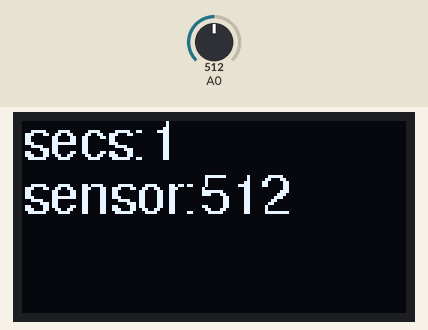
A sketch run on a simulated Arduino Uno, built with avr-gcc and run on an emulated ATmega328P. Parts: 128×64 one-colour display. The test bench sets the inputs (shaded band); at power-on: A0 = 512. What the sketch prints to the serial monitor is not drawn.

Above: at 1.2 s.
1.3 s: A0 set to 716
At 2.8 s:
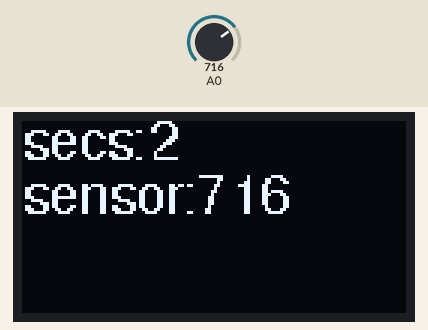
3.5 s: A0 set to 900
At 4.7 s:
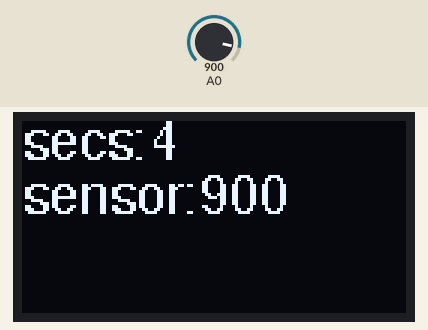
5.5 s: A0 set to 1023
At 6.8 s:
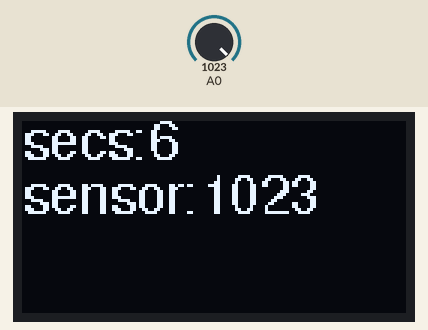
Timing chart, 0 to 8.5 s (numbered marks = the images above; inputs shaded):
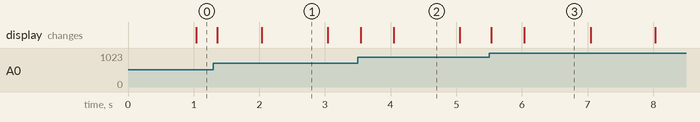

The sketch:

display_assignment.ino
```cpp
#include <Wire.h>
#include <Adafruit_SSD1306.h>

// see https://learn.adafruit.com/adafruit-gfx-graphics-library/using-fonts
// for a list of fonts available in the GFX lib
// or custom fonts from http://oleddisplay.squix.ch/#/home
#include<Fonts/FreeSans9pt7b.h>
#define SCREEN_WIDTH 128 // OLED display width, in pixels
#define SCREEN_HEIGHT 64 // OLED display height, in pixels
#define OLED_RESET    0 // Reset pin for display (0 or -1 if no reset pin)

Adafruit_SSD1306 display(SCREEN_WIDTH, SCREEN_HEIGHT, &Wire, OLED_RESET);


void setup() {
  // initialize serial and wait 3 secs for serial monitor to open:
  Serial.begin(9600);
  if (!Serial) delay(3000);
  // I2C address is 0x3C, or 3D for some 128x64 modules:
  if (!display.begin(SSD1306_SWITCHCAPVCC, 0x3C)) {
    Serial.println("Display setup failed");
    while (true);
  }
    // set fonts botforh display:
  display.setFont(&FreeSans9pt7b);
  Serial.println("Display is good to go");
}

void loop() {
  int sensorReading = analogRead(A0);

  // clear the display:
  display.clearDisplay();
  // set the text size to 1:
  display.setTextSize(1);
  // set the text color to white:
  display.setTextColor(SSD1306_WHITE);

  // move the cursor to 0,0:
  display.setCursor(0, 12);
  // print the seconds:
  display.print("secs:");
  display.print(millis() / 1000);

  // move the cursor down 20 pixels:
  display.setCursor(0, 30);
  // print a sensor reading:
  display.print("sensor:");
  display.print(sensorReading);
  // push everything out to the screen:
  display.display();
}
```

Measured:
- what the display in image 1 shows lasts 1.0 s, from 2.0 s to 3.0 s
